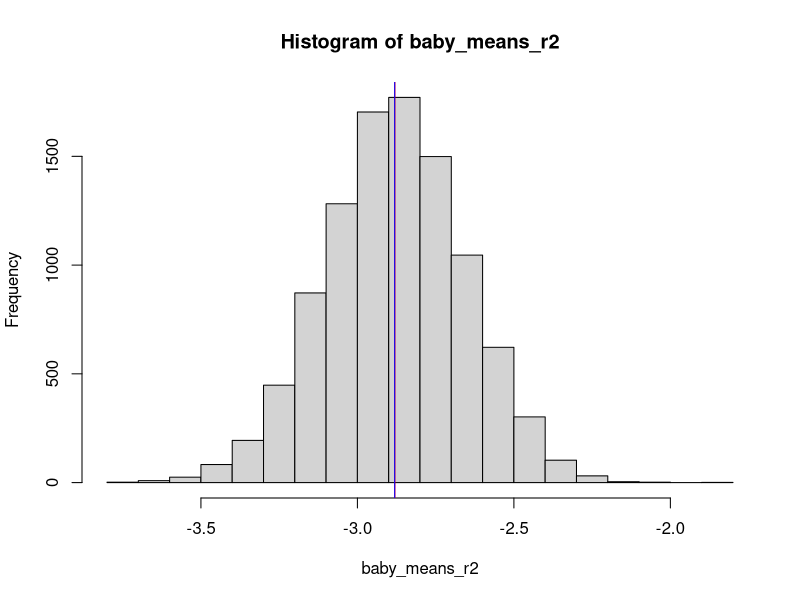
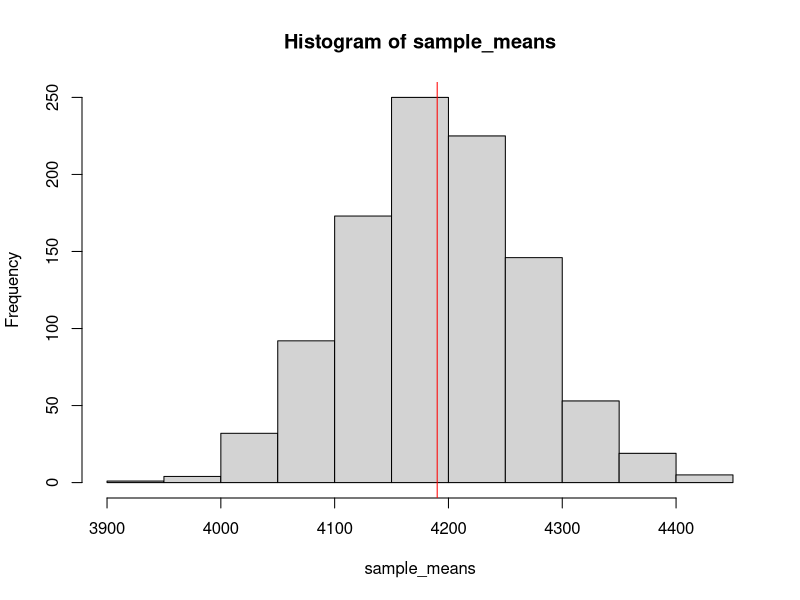
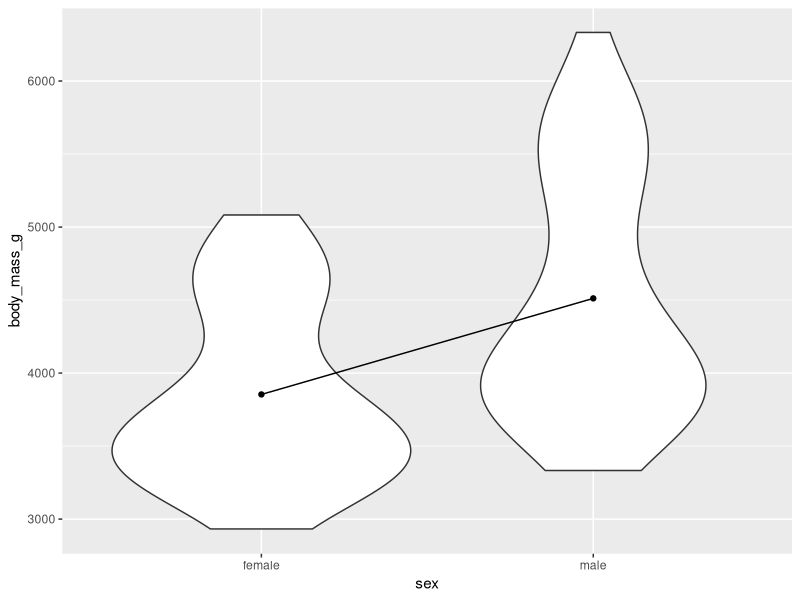
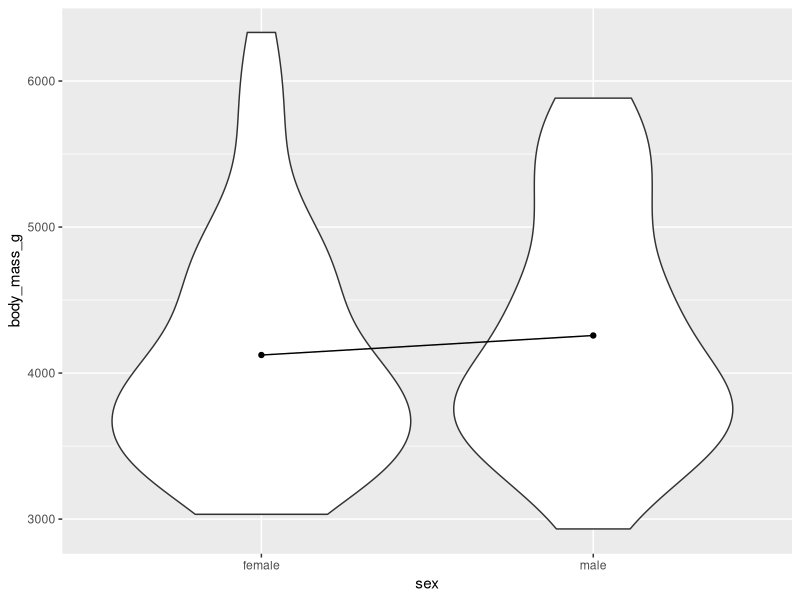
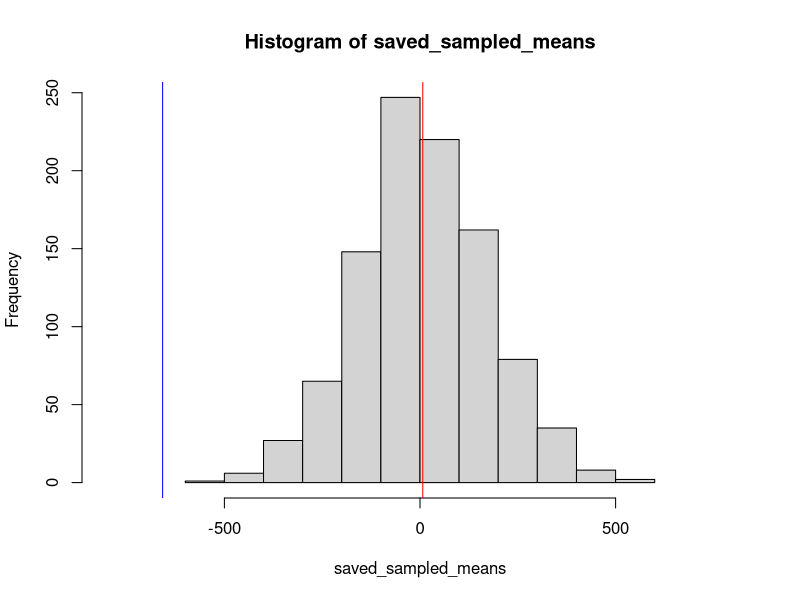

Source code (R) for these figures, in order:
# Random sampling Part 2
# Elena & Willa
# 11/1/22

#### Load libraries  ####
library(tidyverse)

################### Warm up #########################

# 0) Load the baby data and remind Willa to start recording class!!!! 

baby <- read.csv("../data/brainwavebabydata.csv")

# 1) Randomly sample 20 babies from the baby brain wave data

sample <- baby %>% 
  slice_sample( n = 20)

# 2) Calculate the mean  of the r2 region for your sample and save it as a new variable.

mean_sample <- mean(sample$r2)


# 3) Repeat steps 1-2 10000 times, keeping all of the means that you calculate.


baby_means_r2 <- c()

for (i in 1:10000){
  
  sample_baby <- baby %>% 
    slice_sample(n = 20)
  
  # save mean
  baby_means_r2[i] <- mean(sample_baby$r2)
  
}

# 4) Use the function hist() to plot a histogram of the means.  What do you notice about the histogram?

hist(baby_means_r2)


# 5) Find the mean of the r2 region sample means. What is the
# mean telling you? (i.e., what does it represent?). And how does the mean
# compare to the population r2 mean?

mean(baby_means_r2)
abline(v = mean(baby_means_r2), col = "red")
abline(v = mean(baby$r2), col = "blue")

# 6) BONUS: Find the standard deviation of the r2 region means. What is the
# SD telling you? (i.e., what does it represent?)
sd(baby_means_r2)


###############################################################################X


######################## Picking up where we left off ########################

# One big goal of science is to learn something about the world around us, in
# our case, a population. But we can't measure everyone in a population! What
# can we do instead?

# Central tenet of science: Take random samples of a population and then use
# those samples to make inferences about the population as a whole!

# For example, we want to find the average height of people in the US

# If you randomly sample from your population enough times and take the mean
# height every time, then the distribution of your sample means will approach a
# normal distribution and the MEAN of your sample means will approach the true
# mean of the population! The bigger your sample (sample_size) and the more
# times you sample (num_samples) then the better your approximation is!

# ^^ This is the Central Limit Theorem!

# This is what we are illustrating above. 

# If we were to do this again and draw samples of 100 10,000 times, then our
# estimate would be even closer!


###############################################################################X

######################### How accurate is our measure? #########################

# In the real world, we can't know the true population mean (or any statistic).
# We also can't draw an infinite number of samples from the population in order
# to estimate the population mean!

# The best we can do is take one sample, may a few.

# Take our penguins data for example. It was very costly to collect data on so
# many penguins!

# What is the mean body mass of all the penguins?
penguins <- read.csv("../data/penguins_clean.csv") # (Note: only 2008 sample)


# Suppose we want to know how accurate our measure of interest is (e.g., mean
# body weight, relation between body weight and bill length, etc.). What is the
# range of values the mean can take on?

# What is the *ideal* way to test this since we can't measure the whole
# population?
#     The ideal way to test this would be to draw many samples from the
#     population, get the mean body_mass, and estimate the population mean from
#     the mean of the sample means!


# What is a possible work-around?
#     Since it is not realistic to draw so many real samples from the
#     population, we can use our current sample, pretend that it is the
#     population, and sample from it! The key here is that we resample from our
#     sample WITH REPLACEMENT! We assume that if we sampled radomly from the
#     population then our sample is representative of the population! Including
#     the frequencies with which different values of body mass come up. This
#     allows us to let our sample act as an approximation of our population in
#     order to estimate how much variation there is in our measure of interest
#     from sample to sample.



# Key insight: We can take OUR SAMPLE and pretend it is the POPULATION and then
# sample *from it*!!!


# How accurate is the mean body mass? In other words, how much would it vary across samples?


# Let's use resampling to estimate how much the mean body mass varies between samples

# Goal: Resample 1000 times *from our data* and take the mean every time.

# What do we need to do? (Pseudocode)
# 1) create a place to put our means in
# 2) sample with replacement and take the mean of that sample
# 3) repeat step 2 1000 times

# Code
# 1) create a place to put our means in
sample_means <- c()

for (i in 1:1000 ){
# sample penguins with replacement

p.sampled <- penguins %>% 
  slice_sample( n = nrow(penguins), replace = T)

# take mean
sample_means[i]<- mean(p.sampled$body_mass_g)

}

# Plot our means
hist(sample_means)

# What is the mean and sd of our means?

abline(v = mean(sample_means), col = "red")

sd(sample_means)

# What does the standard deviation tell you?


# This resampling technique is called "Bootstrapping"!!! Sampling with
# replacement from our collected data to find the amount of sampling error for
# some statistic of interest.



# Lets compare our SD to the traditional SEM 
#formula: se = sd / sqrt(n)

se_body_mass <- sd(penguins$body_mass_g)/sqrt(nrow(penguins))

# When we report any statistic, we need to always report error!
# For example, our mean body mass is  +/-  grams. 
# Or better yet, report the 95% confidence interval:
# Lower bound:

lb <- mean(penguins$body_mass_g) - 1.96 * sd(sample_means)

# Upper bound: 

up <- mean(penguins$body_mass_g) + 1.96 * sd(sample_means)

# Even better use your boostrapped standard deviation: 

lb <- mean(penguins$body_mass_g) - 1.96 * se_body_mass

# Upper bound: 

up <- mean(penguins$body_mass_g) + 1.96 * se_body_mass

print(paste("Based on our sample, we estimate that the mean body mass of the population of penguins is between", round(lb, 3), "and", round(up, 3), "grams."))

# 95% CI means that we estimate that 95% of random samples we draw from our
# population will have mean body masses between the lower bound and upper bound
# values.



############### Is the difference between two groups meaningful? ###############
# Use group_by() to find the body mass means for each sex

p.mean_body_mass <- penguins %>% 
  group_by(sex) %>% 
  summarize(mean_body_mass = mean(body_mass_g)) %>% 
  ungroup()


# Can you think of another way to get the mean values using base R? 
f.mean_body_mass <- mean(penguins$body_mass_g[penguins$sex == 'female'])
m.mean_body_mass <- mean(penguins$body_mass_g[penguins$sex == 'male'])

# plot the body mass as a violin plot with ggplot for each group to visualize this difference. 
# include the following layers to illustrate the difference in means. 
# stat_summary(fun = mean, geom = "point") 
# stat_summary(fun = mean, geom = "line", aes(group = 1))

ggplot(penguins, aes(x = sex, y = body_mass_g)) + 
  geom_violin() + 
  stat_summary(fun = mean, geom = "point") +
  stat_summary(fun = mean, geom = "line", aes(group = 1))

# Let's quantify this difference in mean body mass between the group

true_mean_dif <- f.mean_body_mass  - m.mean_body_mass
# We want to know: is this difference different than 0? In other words, is there
# really a group difference? Or is this difference that we found just due to
# chance?


# What are some ways that we could test whether this difference is reliable?
# 


# Here's another idea:
# We randomly shuffle the labels of sex and see if the two groups are different or not. If the label is MEANINGFUL then there will be a difference in the original data but there will not be a difference in the shuffled data!

# 1. Make a new copy of the dataset called p.shuffled 

p.shuffled <- penguins

# 2. Randomly shuffle the sex column without replacement.

p.shuffled$sex <- sample(penguins$sex)

# 3. Calculate the difference in means

f.mean_body_mass_shuffled <- mean(p.shuffled$body_mass_g[p.shuffled$sex == 'female'])
m.mean_body_mass_shuffled <- mean(p.shuffled$body_mass_g[p.shuffled$sex == 'male'])

shuffled_mean_dif <- f.mean_body_mass_shuffled - m.mean_body_mass_shuffled
# 4. Create the same plot as above but using shuffled data

ggplot(p.shuffled, aes(x = sex, y = body_mass_g)) + 
  geom_violin() + 
  stat_summary(fun = mean, geom = "point") +
  stat_summary(fun = mean, geom = "line", aes(group = 1))



# What do you notice? 



# Do this 1000 times and each time save the difference in means
# HINT: Write out your steps in pseduo code first!

#1. create and empty vector for means
saved_sampled_means <- c()

#2. have a for loop 

for (i in 1:1000){
  
  # create a shuffled dataframe
  p.shuffled <- penguins
  
  # Randomly shuffle the sex column without replacement.
  
  p.shuffled$sex <- sample(penguins$sex)
  
  
  # calculate the means for each sex
  
  f.mean_body_mass_shuffled <- mean(p.shuffled$body_mass_g[p.shuffled$sex == 'female'])
  m.mean_body_mass_shuffled <- mean(p.shuffled$body_mass_g[p.shuffled$sex == 'male'])
  # save the mean difference
  
  saved_sampled_means[i] <- f.mean_body_mass_shuffled - m.mean_body_mass_shuffled
  
}

# Plot all the differences in means

hist(saved_sampled_means, xlim = c(-800, 800))
# Add the mean of mean differences to the plot

abline(v = mean(saved_sampled_means), col = 'red')
abline(v = true_mean_dif, col = 'blue')

# Add the experimental mean difference from penguins to the plot 
# HINT (hist( X, xlim = c()) will change the axis)



# What do you notice? 


# What percent of our shuffled samples had differences in means more extreme than our experimental group difference?

sum(saved_sampled_means < true_mean_dif)/length(saved_sampled_means)

# This is called a permutation test!
# Shuffle our labels WITHOUT REPLACEMENT! Calculate our test statistic, and do
# it many times. Test whether the test statistic that we got is more extreme
# than the distribution of test statistics from data sets with randomly shuffled
# labels.


#### Practice ####

# Practice doing a permutation test with the happiness data.
happiness <- read.csv("../data/world-happiness_2020_clean.csv")

# The label we are interested in shuffling is ladder_score_cat. Pick one of the
# other variables to work with. We are interested in knowing whether being above
# or below average in your ladder score is meaningfully different for this other
# variable.



# First, just try it with plotting! Then after you get
# that code working, try it with calculating the difference in their means, like
# we did in the example above.


